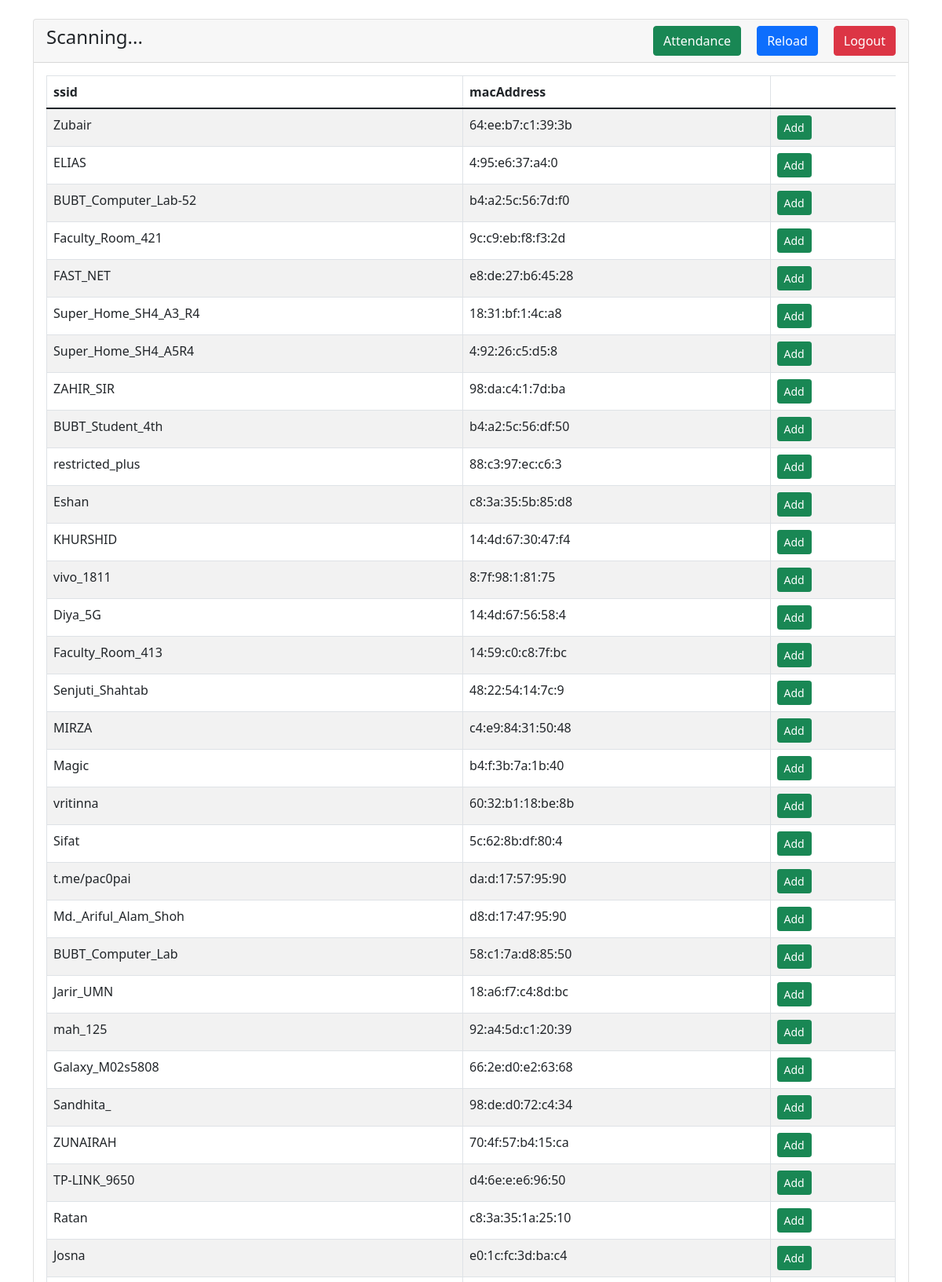
The page /scan.php (upper part) on the database its author committed.
### tables this page shows
CREATE TABLE `scan` (
  `id` int(20) NOT NULL,
  `ssid` varchar(20) NOT NULL,
  `mac` varchar(20) NOT NULL,
  `access_time` timestamp NULL DEFAULT CURRENT_TIMESTAMP
);

### scan.php (the view, shortened to what this page needs)
<?php
    require 'dbcon.php';
?>
<!doctype html>
<html lang="en">
  <head>
    <link href="https://cdn.jsdelivr.net/npm/bootstrap@5.1.3/dist/css/bootstrap.min.css" rel="stylesheet">
</head>
<body>
    <div class="container mt-4">
        <div class="row">
            <div class="col-md-12">
                <div class="card">
                    <div class="card-header">
                        <h4>Scanning...
                            <a href="index.php" class="btn btn-danger float-end">Logout</a>
                            <a href="delete-all.php" style ="margin-right:20px" class="btn btn-primary float-end">Reload</a>
                            <a style ="margin-right:20px" href="attendance.php" class="btn btn-success float-end">Attendance</a>
                        </h4>
                    </div>
                    <div class="card-body">
                        <table class="table table-bordered table-striped">
                            <thead>
                                <tr>
                                    <th>ssid</th>
                                    <th>macAddress</th>
                                </tr>
                            </thead>
                            <tbody class="studentdata">
                             <?php
                                    $query = "SELECT * FROM scan order by access_time desc,id desc";
                                    $query_run = mysqli_query($con, $query);
                                    if(mysqli_num_rows($query_run) > 0)
                                    {
                                        foreach($query_run as $student)
                                        {
                                            ?>
                                            <tr>
                                                <td><?= $student['ssid']; ?></td>
                                                <td><?= $student['mac']; ?></td>
												<td>
                                                    <a href="student-create.php?macid=<?= $student['mac']."&ssid=".$student['ssid']; ?>" target=_blank class="btn btn-success btn-sm">Add</a>
                                                </td>
                                            </tr>
                                            <?php
                                        }
                                    }
                                    else
                                    {
                                        echo "<h5> No Record Found </h5>";
                                    }
                                ?>
                            </tbody>
                        </table>
                    </div>
                </div>
            </div>
        </div>
    </div>
</body>
</html>

### rows shown on the page
scan: ssid "Zubair", mac "64:ee:b7:c1:39:3b"
scan: ssid "ELIAS", mac "4:95:e6:37:a4:0"
scan: ssid "BUBT_Computer_Lab-52", mac "b4:a2:5c:56:7d:f0"
scan: ssid "Faculty_Room_421", mac "9c:c9:eb:f8:f3:2d"
scan: ssid "FAST_NET", mac "e8:de:27:b6:45:28"
scan: ssid "Super_Home_SH4_A3_R4", mac "18:31:bf:1:4c:a8"
scan: ssid "Super_Home_SH4_A5R4", mac "4:92:26:c5:d5:8"
scan: ssid "ZAHIR_SIR", mac "98:da:c4:1:7d:ba"
scan: ssid "BUBT_Student_4th", mac "b4:a2:5c:56:df:50"
scan: ssid "restricted_plus", mac "88:c3:97:ec:c6:3"
scan: ssid "Eshan", mac "c8:3a:35:5b:85:d8"
scan: ssid "KHURSHID", mac "14:4d:67:30:47:f4"
scan: ssid "vivo_1811", mac "8:7f:98:1:81:75"
scan: ssid "Diya_5G", mac "14:4d:67:56:58:4"
scan: ssid "Faculty_Room_413", mac "14:59:c0:c8:7f:bc"
scan: ssid "Senjuti_Shahtab", mac "48:22:54:14:7c:9"
scan: ssid "MIRZA", mac "c4:e9:84:31:50:48"
scan: ssid "Magic", mac "b4:f:3b:7a:1b:40"
scan: ssid "vritinna", mac "60:32:b1:18:be:8b"
scan: ssid "Sifat", mac "5c:62:8b:df:80:4"
scan: ssid "t.me/pac0pai", mac "da:d:17:57:95:90"
scan: ssid "Md._Ariful_Alam_Shoh", mac "d8:d:17:47:95:90"
scan: ssid "BUBT_Computer_Lab", mac "58:c1:7a:d8:85:50"
scan: ssid "Jarir_UMN", mac "18:a6:f7:c4:8d:bc"
scan: ssid "mah_125", mac "92:a4:5d:c1:20:39"
scan: ssid "Galaxy_M02s5808", mac "66:2e:d0:e2:63:68"
scan: ssid "Sandhita_", mac "98:de:d0:72:c4:34"
scan: ssid "ZUNAIRAH", mac "70:4f:57:b4:15:ca"
scan: ssid "TP-LINK_9650", mac "d4:6e:e:e6:96:50"
scan: ssid "Ratan", mac "c8:3a:35:1a:25:10"
scan: ssid "Josna", mac "e0:1c:fc:3d:ba:c4"
